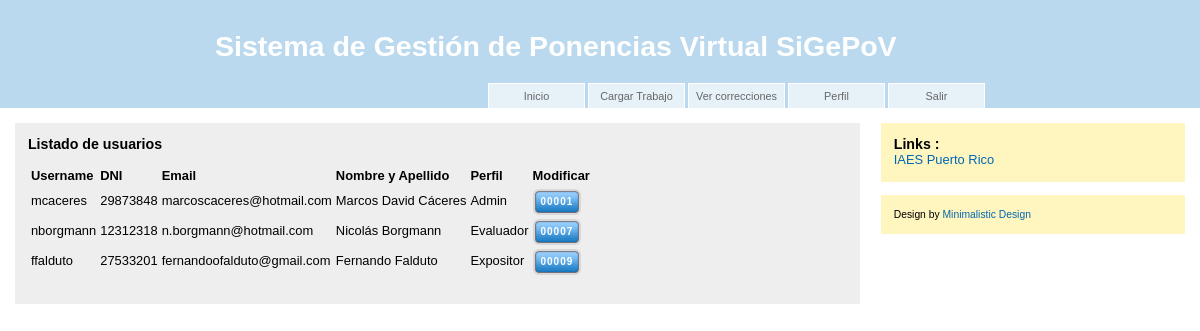
/listaUsuario.php (signed in), run on the app's committed database.
### tables this page shows
CREATE TABLE  `usuario` (
  `u_id` int(5) unsigned zerofill NOT NULL AUTO_INCREMENT,
  `u_username` varchar(20) NOT NULL,
  `u_password` varchar(350) NOT NULL,
  `u_perfil` int(3) unsigned zerofill DEFAULT NULL,
  `u_dni` varchar(11) NOT NULL,
  `u_email` varchar(30) NOT NULL,
  `u_nomyape` varchar(50) NOT NULL,
  PRIMARY KEY (`u_id`),
  UNIQUE KEY `i_username` (`u_username`) USING BTREE,
  KEY `fk_u_perfil` (`u_perfil`),
  CONSTRAINT `fk_u_perfil` FOREIGN KEY (`u_perfil`) REFERENCES `perfil` (`perfil_id`)
);

CREATE TABLE  `perfil` (
  `perfil_id` int(3) unsigned zerofill NOT NULL AUTO_INCREMENT,
  `descripcion` varchar(60) NOT NULL,
  PRIMARY KEY (`perfil_id`)
);

### listaUsuario.php (the view, shortened to what this page needs)
<!DOCTYPE html PUBLIC "-//W3C//DTD XHTML 1.0 Strict//ES" "http://www.w3.org/TR/xhtml1/DTD/xhtml1-strict.dtd">
<?php
include "menu_perfil.php";
?>
<html xmlns="http://www.w3.org/1999/xhtml" xml:lang="es" lang="es">
<head>
<link rel="stylesheet" type="text/css" href="style.css" media="screen" />
<link rel="stylesheet" type="text/css" href="niceforms-default.css" media="forms" />
</head>
<body>
<div id="header">
<h1>Sistema de Gestión de Ponencias Virtual SiGePoV</h1>
</div>
<div id="content">
<div id="right">
<h2>Listado de usuarios</h2>
<p>
	<form name="lista" method="POST" action="bm.php" class="niceform">
	<?php
		$lista = mysql_query("SELECT u_id, u_username, u_dni, u_email, u_nomyape, descripcion FROM usuario, perfil where usuario.u_perfil = perfil.perfil_id ORDER BY usuario.u_id");
		echo "<table>
		<tr><center><th>Username</th><th>DNI</th><th>Email</th><th>Nombre y Apellido</th><th>Perfil</th><th>Modificar</th></center></tr>";
		while($fila = mysql_fetch_array($lista))
		{
			echo "<tr>
			<td> " . $fila['u_username'] . "</td>
			<td> " . $fila['u_dni'] . "</td>
			<td> " . $fila['u_email'] . "</td>
			<td> " . $fila['u_nomyape'] ."</td>
			<td> " . ucfirst($fila['descripcion']) . "</td>
			<td> <input type=\"submit\" name=\"modificar\" value=\"" . $fila['u_id'] . "\"> </td>
			</tr>";
		}
		echo "</table>";
	?>
</p>
</div>
<div id="left">
	<div class="box">
				<h2>Links :</h2>
				<ul>
				<li><a href="http://www.iaes.edu.ar">IAES Puerto Rico</a></li>
				</ul>
	</div>
    <div class="box">
	   <div style="font-size: 0.8em;">Design by <a href="http://www.minimalistic-design.net">Minimalistic Design</a></div>
	</div>
</div>
</div>
</body>
</html>

### style.css (style rules this page uses)
html,body { margin:0;padding:0 }
body { font: 85%/1.3 TrebuchetMS,Arial,sans-serif; text-align: left;background: #fff;padding-bottom:20px }
a { color: #0066B3; background: inherit; text-decoration: none; }
h1 { font: bold 2.1em Arial, Arial, Sans-Serif; color: #036DA7 }
h2 { font: bold 1.1em Arial, Arial, Sans-Serif; padding: 0; margin: 0; }
div#header { width:100%;overflow:hidden;background: #BBD9EE; }
div#header h1,div#menu { width:770px;margin:0 auto;text-align:left }
div#header h1 { padding: 30px 0 20px;color: #fff }
#right { float: left; width: 70%; padding: 1em; margin-bottom: 1.2em; background: #eee; text-align: justify; }
#left { float: right; width: 26%; margin: 0 0 10px 0; }
#left .box { padding: 1em; margin: 0 0 1em 0; background : #FFF6BF; }
#content { font: 95%/1.3 TrebuchetMS,Arial,sans-serif; margin: 0 auto; padding: 15px; background: #fff; }
ul { padding: 0; margin: 0; }
li { list-style-type: none; }
.NFButton { width:auto; height:26px; color:#fff; padding:0 2px; background:url(img/button.png) repeat-x 0 0; cursor:pointer; border:none; font:10px/26px Tahoma, Arial, Helvetica, sans-serif; font-weight:bold; text-transform:uppercase; letter-spacing:1px; vertical-align:middle; }

### niceforms-default.css (style rules this page uses)
body { font:12px/17px Arial, Helvetica, sans-serif; color:#333; background:#ccc; padding:40px 20px 20px 20px; }
input, textarea, select { font:12px/12px Arial, Helvetica, sans-serif; padding:0; }
.NFButton { width:auto; height:26px; color:#fff; padding:0 2px; background:url(img/button.png) repeat-x 0 0; cursor:pointer; border:none; font:10px/26px Tahoma, Arial, Helvetica, sans-serif; font-weight:bold; text-transform:uppercase; letter-spacing:1px; vertical-align:middle; }
select, input, textarea, button { outline:none; resize:none; }
table,th,td { border:0px solid black; }

### data on the page
usuario: u_username "mcaceres", u_dni "29873848", u_email "marcoscaceres@hotmail.com", u_nomyape "Marcos David Cáceres", u_perfil.descripcion "Admin", modificar "00001"
usuario: u_username "nborgmann", u_dni "12312318", u_email "n.borgmann@hotmail.com", u_nomyape "Nicolás Borgmann", u_perfil.descripcion "Evaluador", modificar "00007"
usuario: u_username "ffalduto", u_dni "27533201", u_email "fernandoofalduto@gmail.com", u_nomyape "Fernando Falduto", u_perfil.descripcion "Expositor", modificar "00009"
